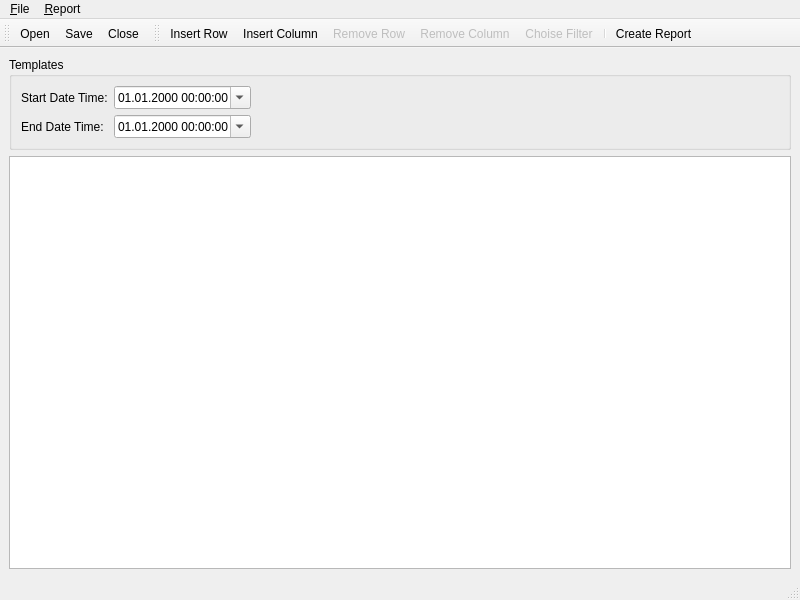
<?xml version="1.0" encoding="UTF-8"?>
<ui version="4.0">
 <class>ReportDialog</class>
 <widget class="QMainWindow" name="ReportDialog">
  <property name="geometry">
   <rect>
    <x>0</x>
    <y>0</y>
    <width>800</width>
    <height>600</height>
   </rect>
  </property>
  <property name="windowTitle">
   <string>Report Wisard</string>
  </property>
  <widget class="QWidget" name="centralwidget">
   <layout class="QVBoxLayout" name="verticalLayout">
    <item>
     <widget class="QGroupBox" name="groupBox">
      <property name="title">
       <string>Templates</string>
      </property>
      <layout class="QHBoxLayout" name="horizontalLayout">
       <item>
        <layout class="QFormLayout" name="formLayout">
         <item row="0" column="0">
          <widget class="QLabel" name="startDateTimeLabel">
           <property name="text">
            <string>Start Date Time:</string>
           </property>
          </widget>
         </item>
         <item row="0" column="1">
          <widget class="QDateTimeEdit" name="startDateTimeDateTimeEdit">
           <property name="displayFormat">
            <string>dd.MM.yyyy hh:mm:ss</string>
           </property>
           <property name="calendarPopup">
            <bool>true</bool>
           </property>
          </widget>
         </item>
         <item row="1" column="0">
          <widget class="QLabel" name="endDateTimeLabel">
           <property name="text">
            <string>End Date Time:</string>
           </property>
          </widget>
         </item>
         <item row="1" column="1">
          <widget class="QDateTimeEdit" name="endDateTimeDateTimeEdit">
           <property name="displayFormat">
            <string>dd.MM.yyyy hh:mm:ss</string>
           </property>
           <property name="calendarPopup">
            <bool>true</bool>
           </property>
          </widget>
         </item>
        </layout>
       </item>
       <item>
        <spacer name="horizontalSpacer">
         <property name="orientation">
          <enum>Qt::Horizontal</enum>
         </property>
         <property name="sizeHint" stdset="0">
          <size>
           <width>554</width>
           <height>20</height>
          </size>
         </property>
        </spacer>
       </item>
      </layout>
     </widget>
    </item>
    <item>
     <widget class="QTableWidget" name="reportTableWidget">
      <property name="selectionMode">
       <enum>QAbstractItemView::SingleSelection</enum>
      </property>
     </widget>
    </item>
   </layout>
  </widget>
  <widget class="QMenuBar" name="menubar">
   <property name="geometry">
    <rect>
     <x>0</x>
     <y>0</y>
     <width>800</width>
     <height>29</height>
    </rect>
   </property>
   <widget class="QMenu" name="menuFile">
    <property name="title">
     <string>&amp;File</string>
    </property>
    <addaction name="actionCreate"/>
    <addaction name="separator"/>
    <addaction name="actionOpen"/>
    <addaction name="actionSave"/>
    <addaction name="separator"/>
    <addaction name="actionClose"/>
   </widget>
   <widget class="QMenu" name="menuReport">
    <property name="title">
     <string>&amp;Report</string>
    </property>
    <addaction name="actionInsertColumn"/>
    <addaction name="actionInsertRow"/>
    <addaction name="actionRemoveRow"/>
    <addaction name="actionRemoveColumn"/>
    <addaction name="actionChoiseFilter"/>
    <addaction name="separator"/>
    <addaction name="actionCreate"/>
   </widget>
   <addaction name="menuFile"/>
   <addaction name="menuReport"/>
  </widget>
  <widget class="QStatusBar" name="statusbar"/>
  <widget class="QToolBar" name="fileToolBar">
   <property name="windowTitle">
    <string>File</string>
   </property>
   <attribute name="toolBarArea">
    <enum>TopToolBarArea</enum>
   </attribute>
   <attribute name="toolBarBreak">
    <bool>false</bool>
   </attribute>
   <addaction name="actionOpen"/>
   <addaction name="actionSave"/>
   <addaction name="actionClose"/>
  </widget>
  <widget class="QToolBar" name="reportToolBar">
   <property name="windowTitle">
    <string>Report</string>
   </property>
   <attribute name="toolBarArea">
    <enum>TopToolBarArea</enum>
   </attribute>
   <attribute name="toolBarBreak">
    <bool>false</bool>
   </attribute>
   <addaction name="actionInsertRow"/>
   <addaction name="actionInsertColumn"/>
   <addaction name="actionRemoveRow"/>
   <addaction name="actionRemoveColumn"/>
   <addaction name="actionChoiseFilter"/>
   <addaction name="separator"/>
   <addaction name="actionCreate"/>
  </widget>
  <action name="actionOpen">
   <property name="icon">
    <iconset resource="icons.qrc">
     <normaloff>:/icons/folder-horizontal-open.png</normaloff>:/icons/folder-horizontal-open.png</iconset>
   </property>
   <property name="text">
    <string>&amp;Open</string>
   </property>
  </action>
  <action name="actionSave">
   <property name="icon">
    <iconset resource="icons.qrc">
     <normaloff>:/icons/disk-black.png</normaloff>:/icons/disk-black.png</iconset>
   </property>
   <property name="text">
    <string>&amp;Save</string>
   </property>
  </action>
  <action name="actionCreate">
   <property name="icon">
    <iconset resource="icons.qrc">
     <normaloff>:/icons/report-excel.png</normaloff>:/icons/report-excel.png</iconset>
   </property>
   <property name="text">
    <string>Create Report</string>
   </property>
  </action>
  <action name="actionInsertRow">
   <property name="icon">
    <iconset resource="icons.qrc">
     <normaloff>:/icons/table-insert-row.png</normaloff>:/icons/table-insert-row.png</iconset>
   </property>
   <property name="text">
    <string>Insert Row</string>
   </property>
   <property name="toolTip">
    <string>Insert Row</string>
   </property>
  </action>
  <action name="actionInsertColumn">
   <property name="icon">
    <iconset resource="icons.qrc">
     <normaloff>:/icons/table-insert-column.png</normaloff>:/icons/table-insert-column.png</iconset>
   </property>
   <property name="text">
    <string>Insert Column</string>
   </property>
   <property name="toolTip">
    <string>Insert Column</string>
   </property>
  </action>
  <action name="actionRemoveRow">
   <property name="enabled">
    <bool>false</bool>
   </property>
   <property name="icon">
    <iconset resource="icons.qrc">
     <normaloff>:/icons/table-delete-row.png</normaloff>:/icons/table-delete-row.png</iconset>
   </property>
   <property name="text">
    <string>Remove Row</string>
   </property>
  </action>
  <action name="actionRemoveColumn">
   <property name="enabled">
    <bool>false</bool>
   </property>
   <property name="icon">
    <iconset resource="icons.qrc">
     <normaloff>:/icons/table-delete-column.png</normaloff>:/icons/table-delete-column.png</iconset>
   </property>
   <property name="text">
    <string>Remove Column</string>
   </property>
  </action>
  <action name="actionClose">
   <property name="icon">
    <iconset resource="icons.qrc">
     <normaloff>:/icons/door-open.png</normaloff>:/icons/door-open.png</iconset>
   </property>
   <property name="text">
    <string>Close</string>
   </property>
  </action>
  <action name="actionChoiseFilter">
   <property name="enabled">
    <bool>false</bool>
   </property>
   <property name="icon">
    <iconset resource="icons.qrc">
     <normaloff>:/icons/script-import.png</normaloff>:/icons/script-import.png</iconset>
   </property>
   <property name="text">
    <string>Choise Filter</string>
   </property>
  </action>
 </widget>
 <resources>
  <include location="icons.qrc"/>
 </resources>
 <connections>
  <connection>
   <sender>actionClose</sender>
   <signal>triggered()</signal>
   <receiver>ReportDialog</receiver>
   <slot>close()</slot>
   <hints>
    <hint type="sourcelabel">
     <x>-1</x>
     <y>-1</y>
    </hint>
    <hint type="destinationlabel">
     <x>399</x>
     <y>299</y>
    </hint>
   </hints>
  </connection>
 </connections>
</ui>
